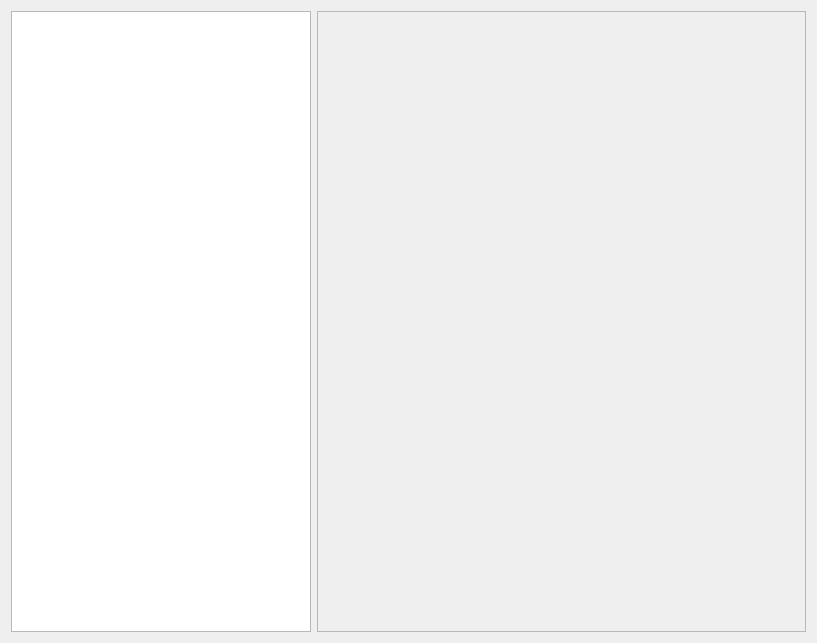
<?xml version="1.0" encoding="UTF-8"?>
<ui version="4.0">
 <class>Dialog</class>
 <widget class="QDialog" name="Dialog">
  <property name="geometry">
   <rect>
    <x>0</x>
    <y>0</y>
    <width>817</width>
    <height>643</height>
   </rect>
  </property>
  <property name="sizePolicy">
   <sizepolicy hsizetype="MinimumExpanding" vsizetype="MinimumExpanding">
    <horstretch>0</horstretch>
    <verstretch>0</verstretch>
   </sizepolicy>
  </property>
  <property name="minimumSize">
   <size>
    <width>750</width>
    <height>500</height>
   </size>
  </property>
  <property name="windowTitle">
   <string>Dialog</string>
  </property>
  <layout class="QGridLayout" name="gridLayout_2">
   <item row="1" column="0">
    <widget class="QTreeView" name="directory">
     <property name="sizePolicy">
      <sizepolicy hsizetype="Minimum" vsizetype="Expanding">
       <horstretch>0</horstretch>
       <verstretch>0</verstretch>
      </sizepolicy>
     </property>
     <property name="minimumSize">
      <size>
       <width>300</width>
       <height>0</height>
      </size>
     </property>
    </widget>
   </item>
   <item row="1" column="1">
    <widget class="QScrollArea" name="preferences">
     <property name="sizePolicy">
      <sizepolicy hsizetype="MinimumExpanding" vsizetype="Expanding">
       <horstretch>0</horstretch>
       <verstretch>0</verstretch>
      </sizepolicy>
     </property>
     <property name="minimumSize">
      <size>
       <width>350</width>
       <height>0</height>
      </size>
     </property>
     <property name="widgetResizable">
      <bool>true</bool>
     </property>
     <widget class="QWidget" name="scrollAreaWidgetContents_2">
      <property name="geometry">
       <rect>
        <x>0</x>
        <y>0</y>
        <width>491</width>
        <height>623</height>
       </rect>
      </property>
     </widget>
    </widget>
   </item>
  </layout>
 </widget>
 <resources/>
 <connections/>
</ui>
